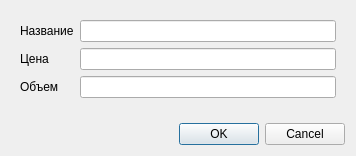
<?xml version="1.0" encoding="UTF-8"?>
<ui version="4.0">
 <class>DialogAddUnit</class>
 <widget class="QDialog" name="DialogAddUnit">
  <property name="geometry">
   <rect>
    <x>0</x>
    <y>0</y>
    <width>356</width>
    <height>156</height>
   </rect>
  </property>
  <property name="windowTitle">
   <string>Dialog</string>
  </property>
  <layout class="QVBoxLayout" name="verticalLayout">
   <item>
    <widget class="QWidget" name="widget" native="true">
     <layout class="QFormLayout" name="formLayout">
      <item row="0" column="0">
       <widget class="QLabel" name="label">
        <property name="text">
         <string>Название</string>
        </property>
       </widget>
      </item>
      <item row="0" column="1">
       <widget class="QLineEdit" name="lineName"/>
      </item>
      <item row="1" column="0">
       <widget class="QLabel" name="label_2">
        <property name="text">
         <string>Цена</string>
        </property>
       </widget>
      </item>
      <item row="1" column="1">
       <widget class="QLineEdit" name="linePrice"/>
      </item>
      <item row="2" column="0">
       <widget class="QLabel" name="label_3">
        <property name="text">
         <string>Объем</string>
        </property>
       </widget>
      </item>
      <item row="2" column="1">
       <widget class="QLineEdit" name="lineVolume"/>
      </item>
     </layout>
    </widget>
   </item>
   <item>
    <widget class="QDialogButtonBox" name="buttonBox">
     <property name="orientation">
      <enum>Qt::Horizontal</enum>
     </property>
     <property name="standardButtons">
      <set>QDialogButtonBox::Cancel|QDialogButtonBox::Ok</set>
     </property>
    </widget>
   </item>
  </layout>
 </widget>
 <resources/>
 <connections>
  <connection>
   <sender>buttonBox</sender>
   <signal>accepted()</signal>
   <receiver>DialogAddUnit</receiver>
   <slot>accept()</slot>
   <hints>
    <hint type="sourcelabel">
     <x>227</x>
     <y>135</y>
    </hint>
    <hint type="destinationlabel">
     <x>157</x>
     <y>155</y>
    </hint>
   </hints>
  </connection>
  <connection>
   <sender>buttonBox</sender>
   <signal>rejected()</signal>
   <receiver>DialogAddUnit</receiver>
   <slot>reject()</slot>
   <hints>
    <hint type="sourcelabel">
     <x>295</x>
     <y>141</y>
    </hint>
    <hint type="destinationlabel">
     <x>286</x>
     <y>155</y>
    </hint>
   </hints>
  </connection>
 </connections>
</ui>
